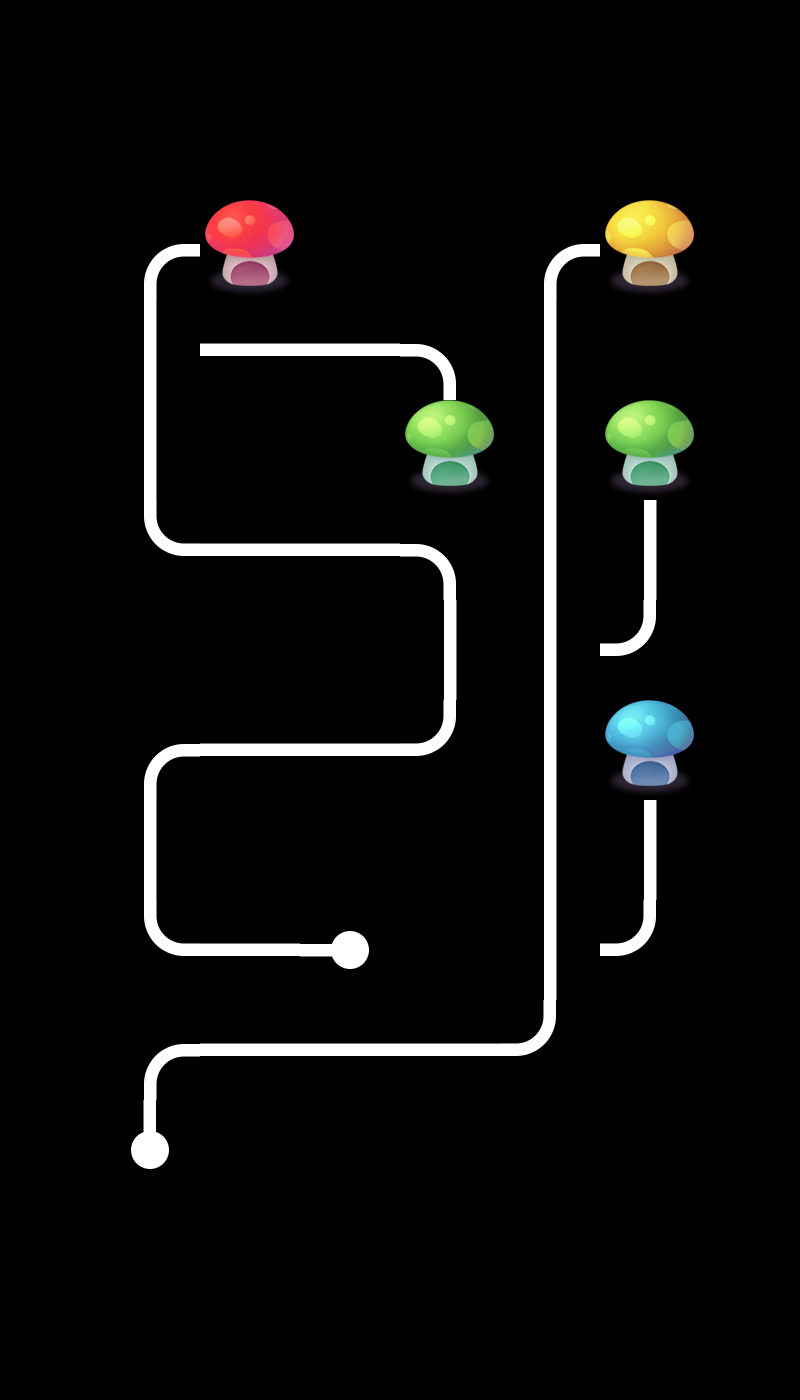

Tiled map render using the project's own tile images. Description and the map definition, with tile-layer contents summarised, below:
An orthogonal 8x14 tile map with 100x100 px tiles, 2 tile layers (layer0, layer1), 2 tilesets and 3 objects.

<map version="1.0" orientation="orthogonal" renderorder="right-down" width="8" height="14" tilewidth="100" tileheight="100" nextobjectid="4">
 <tileset firstgid="1" name="tiled" tilewidth="100" tileheight="100">
  <image source="tiled.png" width="500" height="400" />
 </tileset>
 <tileset firstgid="21" name="tiled" tilewidth="100" tileheight="100">
  <image source="tiled.png" width="500" height="400" />
 </tileset>
 <layer name="layer0" width="8" height="14">
  <data>[112 cells, 21 non-empty, 9 distinct tile ids]</data>
 </layer>
 <layer name="layer1" width="8" height="14">
  <data>[112 cells, 21 non-empty, 8 distinct tile ids]</data>
 </layer>
 <objectgroup name="object1">
  <object id="1" x="521.212" y="924.241" width="54.5455" height="51.5152">
   <properties>
    <property name="id" value="0" />
   </properties>
  </object>
  <object id="2" x="518.182" y="621.212" width="60.6061" height="48.4848">
   <properties>
    <property name="id" value="1" />
   </properties>
  </object>
  <object id="3" x="124.242" y="312.121" width="57.5758" height="51.5152">
   <properties>
    <property name="id" value="2" />
   </properties>
  </object>
 </objectgroup>
</map>
